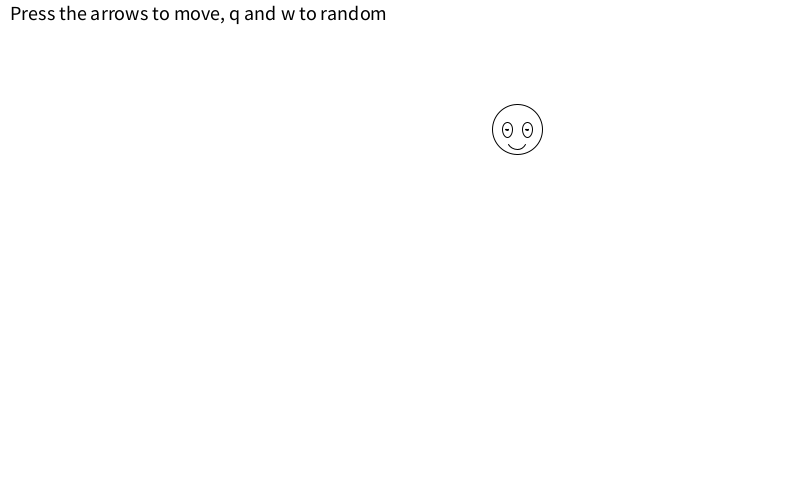
Frame 1 (no input)
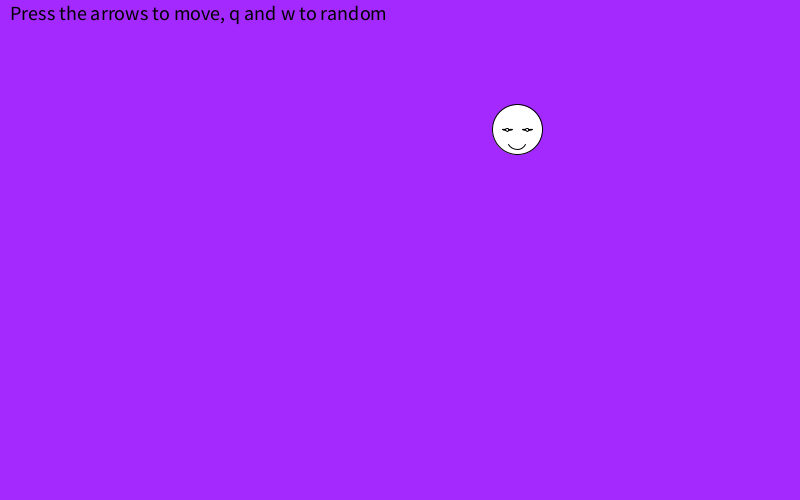
Frame 60 (the mouse pressed at the canvas centre just before this capture)
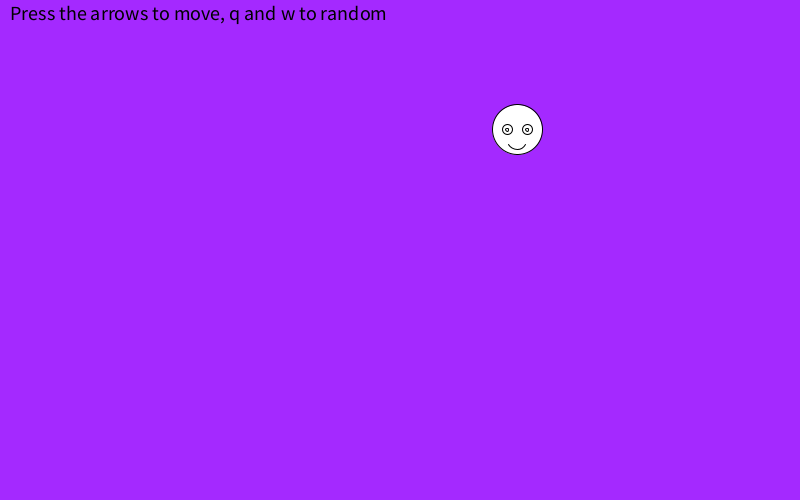
Frame 120 (the mouse held since frame 60 and released just before this capture)

The Processing sketch that drew these frames (run headless with seeded random() and noise(); from frame 60 on, the mouse is pressed at the canvas centre):

// Processing sketch: HackNights_12_Draw_Robot_Arrows_Blink_Background
// ── HackNights_12_Draw_Robot_Arrows_Blink_Background.pde
float posx;
float posy;
float scaleValue = 1;
color backColor;
int blink = 2;

long lastTime = 0;
void setup() {
  size(800, 500);
  frameRate(24);
  posx = random(0, width);
  posy = random(0, height);
  backColor = color(255);
}

void draw() {

  background(backColor);
  
  
  drawRobot(scaleValue, blink, posx, posy); //calling the function with fixed parameters
  
  if(millis() - lastTime > 200 ){
    blink = (int)random(0,3);
    lastTime = millis();
  }
  //posx = posx + 10;
  //posy = posy + 10;
  float r = map(posx, 0, width, 0, 255);
  float b = map(posy, 0, width, 0, 255);

  backColor = color(r, b, 255);

  if (posx > width) {
    posx = random(0, width);
    scaleValue = random(0.5, 5);
  }
  if (posy > height) {
    posy = random(0, height);
    scaleValue = random(0.5, 5);
  }
  
  pushStyle();
    fill(0);
    noStroke();
    textSize(20);
    text("Press the arrows to move, q and w to random", 10,20);
  popStyle();
}

void keyPressed() {
  if (key == 'q') {
    posx = random(0, width);
    posy = random(0, height);
  } else if (key == 'w') {
    scaleValue = random(0.5, 5);
  } else if (key == CODED) {
    //arrow keys tests
    if (keyCode == UP) {
      posy = posy - 10;
    } else if (keyCode == DOWN) {
      posy = posy + 10;
    } else if (keyCode == LEFT) {
      posx = posx - 10;
    } else if (keyCode == RIGHT) {
      posx = posx + 10;
    }
  }
}


//function to draw my shape
void drawRobot(float scaleValue, int blink, float posx, float posy) {
  pushMatrix();
  //translate to given parameters

  translate(posx, posy);
  scale(scaleValue);
  if (blink == 0) {
    
    ellipse(0, 0, 50, 50);
    ellipse(-10, 0, 10, 10);
    ellipse(-10, 0, 3, 3);
    ellipse(10, 0, 10, 10);
    ellipse(10, 0, 3, 3);
    
  } else if (blink == 1) {

    ellipse(0, 0, 50, 50);
    
    ellipse(-10, 0, 10, 1);
    ellipse(-10, 0, 3, 3);
    
    ellipse(10, 0, 10, 1);
    ellipse(10, 0, 3, 3);
    
  } else if (blink == 2) {
    
    ellipse(0, 0, 50, 50);
    
    ellipse(-10, 0, 10, 15);
    ellipse(-10, 0, 3, 1);
    
    ellipse(10, 0, 10, 15);
    ellipse(10, 0, 3, 1);
    
  }

  arc(0, 10, 20, 20, radians(30), radians(150)); //randians convert degrees

  popMatrix();
}
